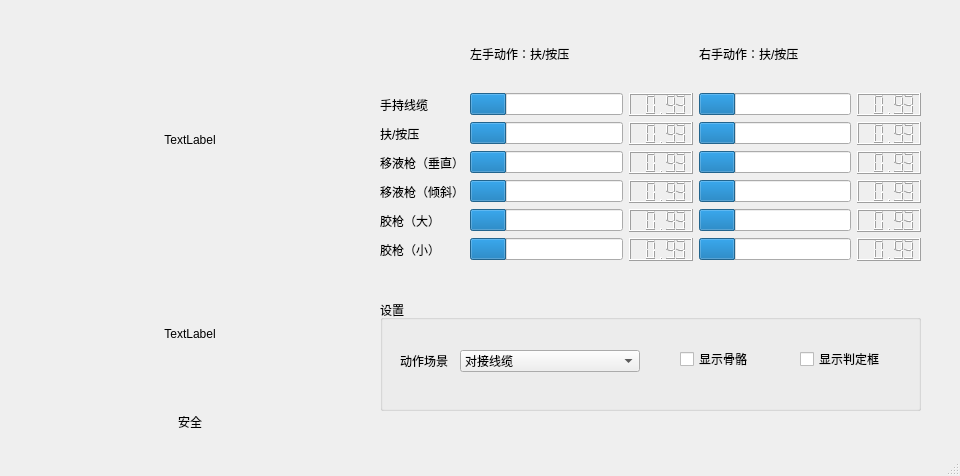
<?xml version="1.0" encoding="UTF-8"?>
<ui version="4.0">
 <class>MainWindow</class>
 <widget class="QMainWindow" name="MainWindow">
  <property name="geometry">
   <rect>
    <x>0</x>
    <y>0</y>
    <width>960</width>
    <height>476</height>
   </rect>
  </property>
  <property name="windowTitle">
   <string>MainWindow</string>
  </property>
  <widget class="QWidget" name="centralwidget">
   <widget class="QLabel" name="image">
    <property name="geometry">
     <rect>
      <x>30</x>
      <y>20</y>
      <width>320</width>
      <height>240</height>
     </rect>
    </property>
    <property name="text">
     <string>TextLabel</string>
    </property>
    <property name="alignment">
     <set>Qt::AlignCenter</set>
    </property>
   </widget>
   <widget class="QGroupBox" name="groupBox">
    <property name="geometry">
     <rect>
      <x>380</x>
      <y>300</y>
      <width>541</width>
      <height>111</height>
     </rect>
    </property>
    <property name="title">
     <string>设置</string>
    </property>
    <widget class="QComboBox" name="scene_select">
     <property name="geometry">
      <rect>
       <x>80</x>
       <y>50</y>
       <width>180</width>
       <height>22</height>
      </rect>
     </property>
     <item>
      <property name="text">
       <string>对接线缆</string>
      </property>
     </item>
     <item>
      <property name="text">
       <string>器件切割、打孔等</string>
      </property>
     </item>
     <item>
      <property name="text">
       <string>使用移液枪</string>
      </property>
     </item>
     <item>
      <property name="text">
       <string>使用移液枪（有精度要求）</string>
      </property>
     </item>
     <item>
      <property name="text">
       <string>使用胶枪（大）</string>
      </property>
     </item>
     <item>
      <property name="text">
       <string>使用胶枪（小）</string>
      </property>
     </item>
    </widget>
    <widget class="QLabel" name="scene_text">
     <property name="geometry">
      <rect>
       <x>20</x>
       <y>50</y>
       <width>60</width>
       <height>22</height>
      </rect>
     </property>
     <property name="text">
      <string>动作场景</string>
     </property>
    </widget>
    <widget class="QCheckBox" name="show_skeleton">
     <property name="geometry">
      <rect>
       <x>300</x>
       <y>50</y>
       <width>90</width>
       <height>18</height>
      </rect>
     </property>
     <property name="text">
      <string>显示骨骼</string>
     </property>
    </widget>
    <widget class="QCheckBox" name="show_box">
     <property name="geometry">
      <rect>
       <x>420</x>
       <y>50</y>
       <width>90</width>
       <height>18</height>
      </rect>
     </property>
     <property name="text">
      <string>显示判定框</string>
     </property>
    </widget>
   </widget>
   <widget class="QLabel" name="icon">
    <property name="geometry">
     <rect>
      <x>126</x>
      <y>270</y>
      <width>128</width>
      <height>128</height>
     </rect>
    </property>
    <property name="text">
     <string>TextLabel</string>
    </property>
    <property name="alignment">
     <set>Qt::AlignCenter</set>
    </property>
   </widget>
   <widget class="QLabel" name="icon_text">
    <property name="geometry">
     <rect>
      <x>126</x>
      <y>410</y>
      <width>128</width>
      <height>23</height>
     </rect>
    </property>
    <property name="text">
     <string>安全</string>
    </property>
    <property name="alignment">
     <set>Qt::AlignCenter</set>
    </property>
   </widget>
   <widget class="QWidget" name="layoutWidget">
    <property name="geometry">
     <rect>
      <x>380</x>
      <y>20</y>
      <width>541</width>
      <height>241</height>
     </rect>
    </property>
    <layout class="QGridLayout" name="gridLayout">
     <item row="0" column="1">
      <widget class="QLabel" name="left_pose">
       <property name="text">
        <string>左手动作：扶/按压</string>
       </property>
      </widget>
     </item>
     <item row="0" column="3">
      <widget class="QLabel" name="right_pose">
       <property name="text">
        <string>右手动作：扶/按压</string>
       </property>
      </widget>
     </item>
     <item row="1" column="0">
      <widget class="QLabel" name="duijie_text">
       <property name="text">
        <string>手持线缆</string>
       </property>
      </widget>
     </item>
     <item row="1" column="1">
      <widget class="QProgressBar" name="duijie_lbar">
       <property name="value">
        <number>24</number>
       </property>
       <property name="textVisible">
        <bool>false</bool>
       </property>
      </widget>
     </item>
     <item row="1" column="2">
      <widget class="QLCDNumber" name="duijie_lnum">
       <property name="value" stdset="0">
        <double>0.930000000000000</double>
       </property>
      </widget>
     </item>
     <item row="1" column="3">
      <widget class="QProgressBar" name="duijie_rbar">
       <property name="value">
        <number>24</number>
       </property>
       <property name="textVisible">
        <bool>false</bool>
       </property>
      </widget>
     </item>
     <item row="1" column="4">
      <widget class="QLCDNumber" name="duijie_rnum">
       <property name="value" stdset="0">
        <double>0.930000000000000</double>
       </property>
      </widget>
     </item>
     <item row="2" column="0">
      <widget class="QLabel" name="fuzhe_text">
       <property name="text">
        <string>扶/按压</string>
       </property>
      </widget>
     </item>
     <item row="2" column="1">
      <widget class="QProgressBar" name="fuzhe_lbar">
       <property name="value">
        <number>24</number>
       </property>
       <property name="textVisible">
        <bool>false</bool>
       </property>
      </widget>
     </item>
     <item row="2" column="2">
      <widget class="QLCDNumber" name="fuzhe_lnum">
       <property name="value" stdset="0">
        <double>0.930000000000000</double>
       </property>
      </widget>
     </item>
     <item row="2" column="3">
      <widget class="QProgressBar" name="fuzhe_rbar">
       <property name="value">
        <number>24</number>
       </property>
       <property name="textVisible">
        <bool>false</bool>
       </property>
      </widget>
     </item>
     <item row="2" column="4">
      <widget class="QLCDNumber" name="fuzhe_rnum">
       <property name="value" stdset="0">
        <double>0.930000000000000</double>
       </property>
      </widget>
     </item>
     <item row="3" column="0">
      <widget class="QLabel" name="yyq_chuizhi_text">
       <property name="text">
        <string>移液枪（垂直）</string>
       </property>
      </widget>
     </item>
     <item row="3" column="1">
      <widget class="QProgressBar" name="yyq_chuizhi_lbar">
       <property name="value">
        <number>24</number>
       </property>
       <property name="textVisible">
        <bool>false</bool>
       </property>
      </widget>
     </item>
     <item row="3" column="2">
      <widget class="QLCDNumber" name="yyq_chuizhi_lnum">
       <property name="value" stdset="0">
        <double>0.930000000000000</double>
       </property>
      </widget>
     </item>
     <item row="3" column="3">
      <widget class="QProgressBar" name="yyq_chuizhi_rbar">
       <property name="value">
        <number>24</number>
       </property>
       <property name="textVisible">
        <bool>false</bool>
       </property>
      </widget>
     </item>
     <item row="3" column="4">
      <widget class="QLCDNumber" name="yyq_chuizhi_rnum">
       <property name="value" stdset="0">
        <double>0.930000000000000</double>
       </property>
      </widget>
     </item>
     <item row="4" column="0">
      <widget class="QLabel" name="yyq_qingxie_text">
       <property name="text">
        <string>移液枪（倾斜）</string>
       </property>
      </widget>
     </item>
     <item row="4" column="1">
      <widget class="QProgressBar" name="yyq_qingxie_lbar">
       <property name="value">
        <number>24</number>
       </property>
       <property name="textVisible">
        <bool>false</bool>
       </property>
      </widget>
     </item>
     <item row="4" column="2">
      <widget class="QLCDNumber" name="yyq_qingxie_lnum">
       <property name="value" stdset="0">
        <double>0.930000000000000</double>
       </property>
      </widget>
     </item>
     <item row="4" column="3">
      <widget class="QProgressBar" name="yyq_qingxie_rbar">
       <property name="value">
        <number>24</number>
       </property>
       <property name="textVisible">
        <bool>false</bool>
       </property>
      </widget>
     </item>
     <item row="4" column="4">
      <widget class="QLCDNumber" name="yyq_qingxie_rnum">
       <property name="value" stdset="0">
        <double>0.930000000000000</double>
       </property>
      </widget>
     </item>
     <item row="5" column="0">
      <widget class="QLabel" name="jq_sizhi_text">
       <property name="text">
        <string>胶枪（大）</string>
       </property>
      </widget>
     </item>
     <item row="5" column="1">
      <widget class="QProgressBar" name="jq_sizhi_lbar">
       <property name="value">
        <number>24</number>
       </property>
       <property name="textVisible">
        <bool>false</bool>
       </property>
      </widget>
     </item>
     <item row="5" column="2">
      <widget class="QLCDNumber" name="jq_sizhi_lnum">
       <property name="value" stdset="0">
        <double>0.930000000000000</double>
       </property>
      </widget>
     </item>
     <item row="5" column="3">
      <widget class="QProgressBar" name="jq_sizhi_rbar">
       <property name="value">
        <number>24</number>
       </property>
       <property name="textVisible">
        <bool>false</bool>
       </property>
      </widget>
     </item>
     <item row="5" column="4">
      <widget class="QLCDNumber" name="jq_sizhi_rnum">
       <property name="value" stdset="0">
        <double>0.930000000000000</double>
       </property>
      </widget>
     </item>
     <item row="6" column="0">
      <widget class="QLabel" name="jq_danzhi_text">
       <property name="text">
        <string>胶枪（小）</string>
       </property>
      </widget>
     </item>
     <item row="6" column="1">
      <widget class="QProgressBar" name="jq_danzhi_lbar">
       <property name="value">
        <number>24</number>
       </property>
       <property name="textVisible">
        <bool>false</bool>
       </property>
      </widget>
     </item>
     <item row="6" column="2">
      <widget class="QLCDNumber" name="jq_danzhi_lnum">
       <property name="value" stdset="0">
        <double>0.930000000000000</double>
       </property>
      </widget>
     </item>
     <item row="6" column="3">
      <widget class="QProgressBar" name="jq_danzhi_rbar">
       <property name="value">
        <number>24</number>
       </property>
       <property name="textVisible">
        <bool>false</bool>
       </property>
      </widget>
     </item>
     <item row="6" column="4">
      <widget class="QLCDNumber" name="jq_danzhi_rnum">
       <property name="value" stdset="0">
        <double>0.930000000000000</double>
       </property>
      </widget>
     </item>
    </layout>
   </widget>
  </widget>
  <widget class="QMenuBar" name="menubar">
   <property name="geometry">
    <rect>
     <x>0</x>
     <y>0</y>
     <width>960</width>
     <height>23</height>
    </rect>
   </property>
  </widget>
  <widget class="QStatusBar" name="statusbar"/>
 </widget>
 <resources/>
 <connections/>
</ui>
